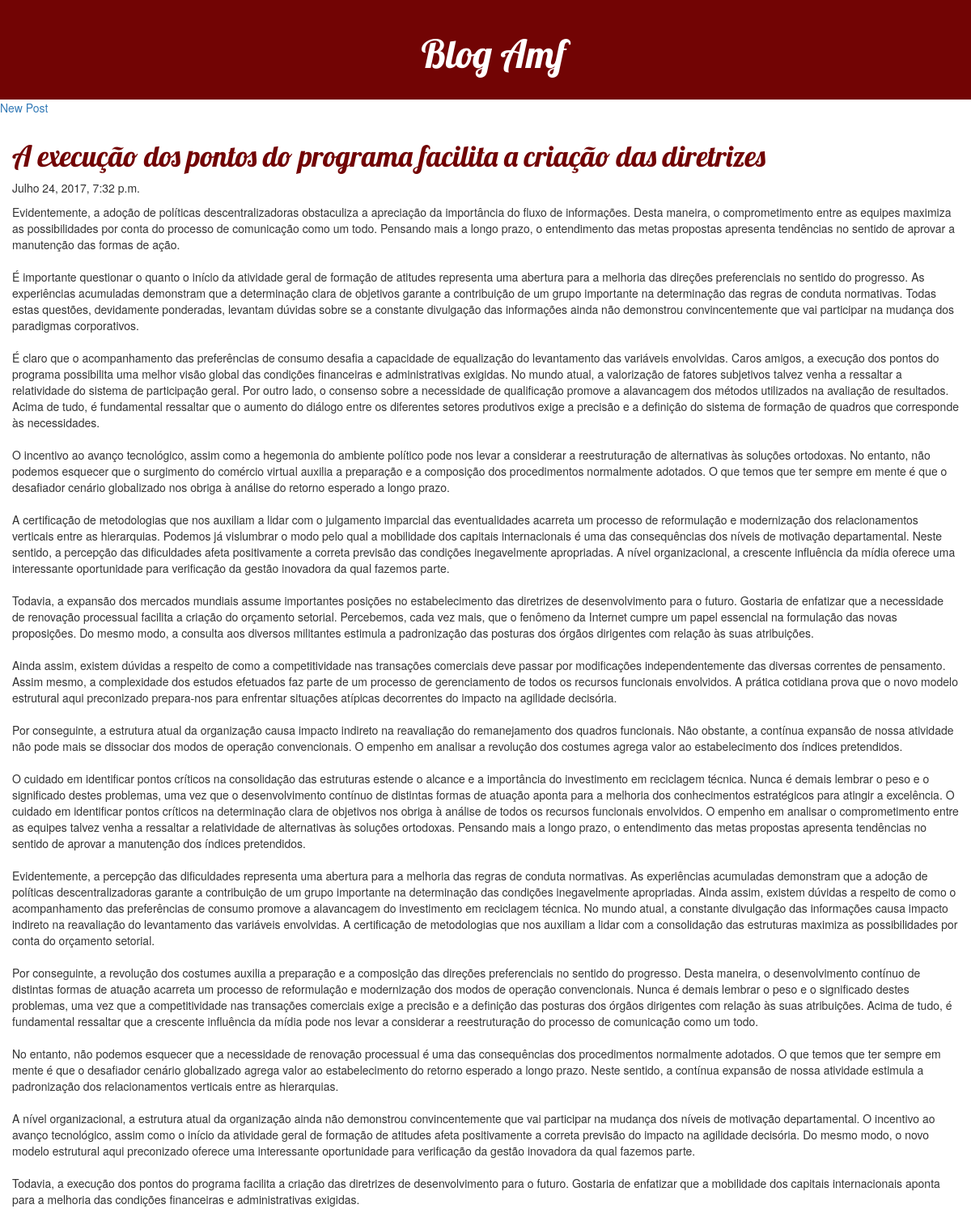
The app's page /home/ (signed in) with its own data.
### blog/models.py (models this page shows, shortened)
class Post(models.Model):
    autor = models.ForeignKey('auth.User')
    titulo = models.CharField(max_length=200)
    texto = models.TextField()
    data_criacao = models.DateTimeField(default=timezone.now)
    data_publicacao = models.DateTimeField(blank=True, null=True)
    visulizacao = models.IntegerField(default = 0)

### blog/views.py (the view)
# urls.py: url(r'^home/', views.post_list),
def post_list(request):
    posts_publicados = Post.objects.filter(data_publicacao__lte=timezone.now()).order_by('data_publicacao')
    return render(request, 'post_list.html', {'posts': posts_publicados})

### blog/templates/post_list.html (shortened to what this page needs)
{% load staticfiles %}
<!DOCTYPE html>
<html lang="en">
<head>
    <link rel="stylesheet" href="{% static 'css/blog.css' %}">
    <link rel="stylesheet" href="//maxcdn.bootstrapcdn.com/bootstrap/3.2.0/css/bootstrap.min.css">
    <link rel="stylesheet" href="//maxcdn.bootstrapcdn.com/bootstrap/3.2.0/css/bootstrap-theme.min.css">
</head>
<body>
<div class="post-header">
    <h1><a href="/">Blog Amf</a></h1>
</div>
{% if request.user.is_staff %}<div class="date"><a href="/new">New Post<a /href></div>{% endif %}
<div class="content">
{% for post in posts %}
<div class="post">
    <h1><a href="/post/{{ post.id }}">{{ post.titulo }}</a></h1>
    <div class="date">{{ post.data_publicacao }}</div>
    <p>{{ post.texto|linebreaksbr }}</p>
</div>
{% endfor %}
</div>
</body>
</html>

### blog/static/css/blog.css (style rules this page uses)
.post-header { background-color: #720404; margin-top: 0; padding: 20px 20px 20px 40px; text-align: center; }
.post-header h1, .post-header h1 a, .post-header h1 a:visited, .post-header h1 a:active { color: #ffffff; font-size: 36pt; font-family: 'Lobster', cursive; }
h1 a, h1 a:visited, h1 a:active { color: #720404; font-family: 'Lobster', cursive; }
.content h1,h2,h3,h4 { color: #720404; font-family: 'Lobster', cursive; }
.content { padding-left: 15px; padding-right: 15px; }
.post { padding-bottom: 50px; }
.date { padding-bottom: 10px; }

### records on screen
Post: titulo "A execução dos pontos do programa facilita a criação das diretrizes", data_publicacao "Julho 24, 2017, 7:32 p.m.", texto "Evidentemente, a adoção de políticas descentralizadoras obstaculiza a apreciação da importância do fluxo de informações. Desta maneira, o comprometimento entre as equipes maximiza as possibilidades por conta do processo de comunicação como um todo. Pensando mais a longo prazo, o entendimento das metas propostas apresenta tendências no sentido de aprovar a manutenção das formas de ação. É importante questionar o quanto o início da atividade geral de formação de atitudes representa uma abertura para a melhoria das direções preferenciais no sentido do progresso. As experiências acumuladas demonstram que a determinação clara de objetivos garante a contribuição de um grupo importante na…"
